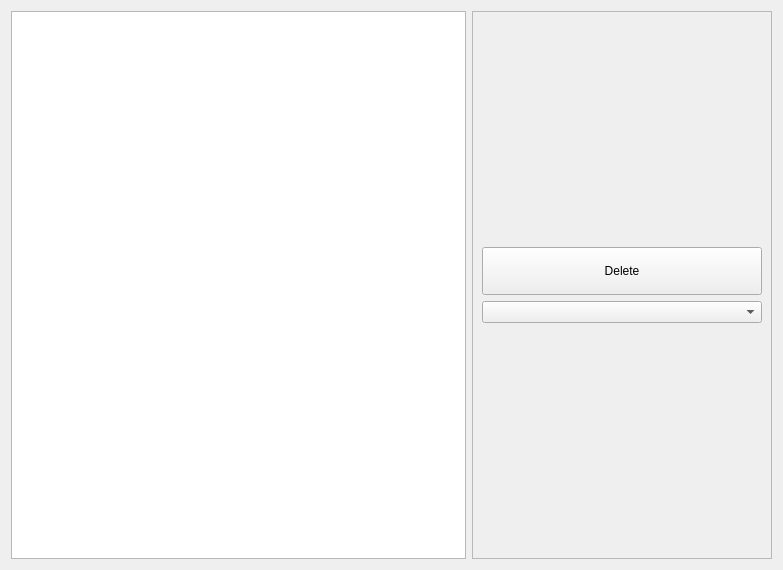
<?xml version="1.0" encoding="UTF-8"?>
<ui version="4.0">
 <class>ConfigureForm</class>
 <widget class="QWidget" name="ConfigureForm">
  <property name="geometry">
   <rect>
    <x>0</x>
    <y>0</y>
    <width>783</width>
    <height>570</height>
   </rect>
  </property>
  <property name="windowTitle">
   <string>Form</string>
  </property>
  <layout class="QHBoxLayout" name="horizontalLayout">
   <item>
    <widget class="QTreeWidget" name="treeWidget">
     <attribute name="headerVisible">
      <bool>false</bool>
     </attribute>
     <column>
      <property name="text">
       <string>Items</string>
      </property>
     </column>
    </widget>
   </item>
   <item>
    <widget class="QFrame" name="frame">
     <property name="minimumSize">
      <size>
       <width>300</width>
       <height>0</height>
      </size>
     </property>
     <property name="frameShape">
      <enum>QFrame::StyledPanel</enum>
     </property>
     <property name="frameShadow">
      <enum>QFrame::Raised</enum>
     </property>
     <layout class="QVBoxLayout" name="verticalLayout">
      <item>
       <spacer name="verticalSpacer">
        <property name="orientation">
         <enum>Qt::Vertical</enum>
        </property>
        <property name="sizeHint" stdset="0">
         <size>
          <width>20</width>
          <height>40</height>
         </size>
        </property>
       </spacer>
      </item>
      <item>
       <widget class="QPushButton" name="deleteButton">
        <property name="minimumSize">
         <size>
          <width>0</width>
          <height>48</height>
         </size>
        </property>
        <property name="text">
         <string>Delete</string>
        </property>
       </widget>
      </item>
      <item>
       <widget class="QComboBox" name="stateComboBox">
        <property name="iconSize">
         <size>
          <width>46</width>
          <height>46</height>
         </size>
        </property>
       </widget>
      </item>
      <item>
       <spacer name="verticalSpacer_2">
        <property name="orientation">
         <enum>Qt::Vertical</enum>
        </property>
        <property name="sizeHint" stdset="0">
         <size>
          <width>20</width>
          <height>40</height>
         </size>
        </property>
       </spacer>
      </item>
     </layout>
    </widget>
   </item>
  </layout>
 </widget>
 <resources/>
 <connections/>
</ui>
